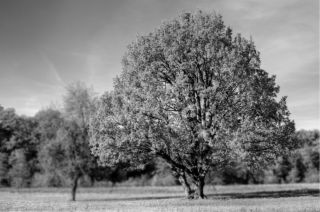
#> input picture imgs/gray_tree.png, 320 x 212 px
$ jupyter execute 4_thresh.ipynb
#> lines starting #> are read from the running program, lines starting #| are printed output that depends on the picture; after the words box and inside, x2 and y2 are one past the last pixel; in counts of white or black regions, pixels touching at a corner belong together
練習問題

閾値処理を数式で書いてみよう．画素値を$x$，閾値を$T$とする．画素を白にするにはどんな値を入れるか考えてみよう．

$$
\left\{
\begin{array}{ll}
255 && (x \geq T)\\
0 && (x < T)
\end{array}
\right.
$$

## 課題1

グレースケール画像を閾値処理するプログラムを作成せよ．
閾値を50，100，150，200として，閾値処理をせよ．

[cell 1]
import numpy as np
import matplotlib.pyplot as plt
from skimage import io

def binarize(_img: np.ndarray, threshold: int=128):
	"グレースケール画像を2値化する関数"
	img = _img.copy()
	img[img < threshold] = 0
	img[img >= threshold] = 255
	return img

img = io.imread("imgs/gray_tree.png")
#> img is the input picture: shape (212, 320); min 0, max 237, mean 125.2
thresholds = [50*t for t in range(1, 5)]
plt.figure(figsize=(15, 3))

plt.subplot(1, len(thresholds)+1, 1)
plt.title('Gray')
plt.imshow(img, cmap="gray")

for i, t in enumerate(thresholds, start=2):
	binarized_img = binarize(img)
	plt.subplot(1, len(thresholds)+1, i)
	plt.title(t)
	binarized_img = binarize(img, t)
	plt.imshow(binarized_img, cmap="gray")
#> this loop made 4 passes
#> pass 1, `binarized_img = binarize(img)`:
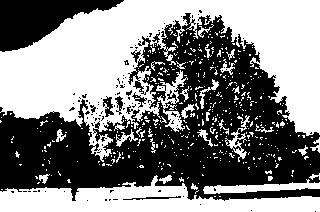
#> binarized_img: shape (212, 320); 51.5% white; 115 black regions (106 under 20 px), largest, box (x1, y1, x2, y2) and area: (0, 13, 320, 201) 28748, (0, 0, 124, 52) 3337, (103, 96, 114, 117) 122
#> pass 1, `binarized_img = binarize(img, t)`:
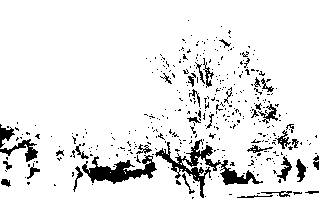
#> binarized_img: shape (212, 320); 91.5% white; 381 black regions (343 under 20 px), largest, box (x1, y1, x2, y2) and area: (155, 139, 263, 198) 1308, (82, 155, 157, 184) 976, (0, 139, 38, 162) 285
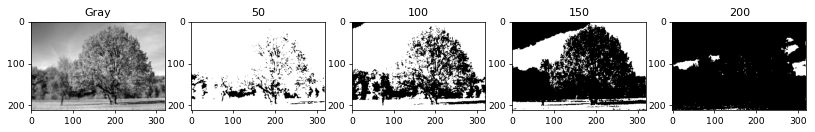
#> figure drawn by matplotlib, 5 panels

## 課題2

カラー画像に対して閾値処理をするプログラムを作成せよ．（チャンネル毎に閾値処理をする）

[cell 2]
import numpy as np
import matplotlib.pyplot as plt
from skimage import io

def binarize(_img: np.ndarray, threshold: int=128):
	"画像を2値化する関数"
	img = _img.copy()
	img[img < threshold] = 0
	img[img >= threshold] = 255
	return img

img = io.imread("imgs/tree.png")
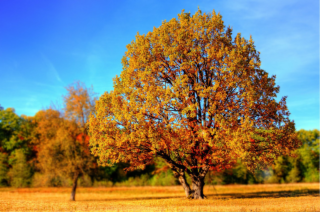
#> input picture imgs/tree.png, 320 x 212 px
#> img is the input picture: shape (212, 320, 3); mean R, G, B 132.5, 125.6, 105.9
channels = ['R', 'G', 'B']
threshold = 100

plt.figure(figsize=(15, 3))

plt.subplot(1, len(channels)+2, 1)
plt.title('Original')
plt.imshow(img)

binarized_img = np.zeros_like(img)
for i, c in enumerate(channels):
	binarized_channel = binarize(img[:, :, i], threshold)
	plt.subplot(1, len(channels)+2, i+2)
	plt.title(f"{c}=100")
	plt.imshow(binarized_channel, cmap="gray")
	binarized_img[:, :, i] = binarized_channel
#> this loop made 3 passes
#> pass 1, in binarize, `img = _img.copy()`:
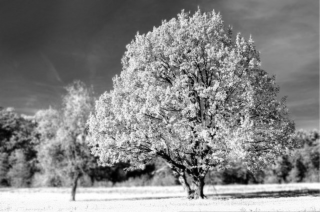
#> img: shape (212, 320); min 0, max 255, mean 132.5
#> pass 1, `binarized_channel = binarize(img[:, :, i], threshold)`:
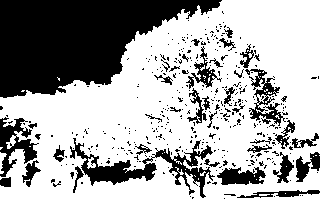
#> binarized_channel: shape (212, 320); 67.4% white; 383 black regions (345 under 20 px), largest, box (x1, y1, x2, y2) and area: (0, 0, 222, 98) 12947, (70, 138, 215, 198) 2247, (0, 117, 39, 177) 994
#> pass 2, in binarize (call 2), `img = _img.copy()`:
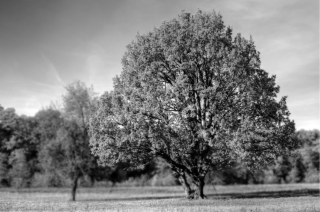
#> img: shape (212, 320); min 0, max 255, mean 125.6
#> pass 2, `binarized_channel = binarize(img[:, :, i], threshold)`:
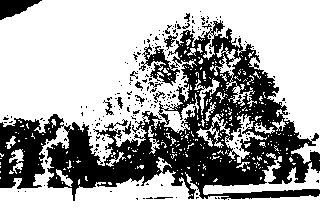
#> binarized_channel: shape (212, 320); 66.2% white; 221 black regions (206 under 20 px), largest, box (x1, y1, x2, y2) and area: (0, 20, 320, 201) 20729, (139, 44, 180, 86) 592, (0, 0, 42, 20) 482
#> after the loop:
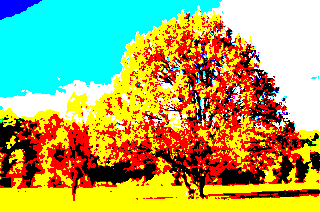
#> binarized_img: shape (212, 320, 3); mean R, G, B 171.9, 168.7, 96.7

plt.subplot(1, len(channels)+2, len(channels)+2)
plt.title("R=100, G=100, B=100")
plt.imshow(binarized_img)
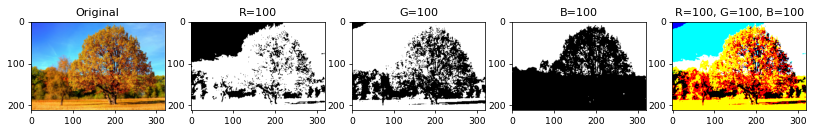
#> figure drawn by matplotlib, 5 panels
